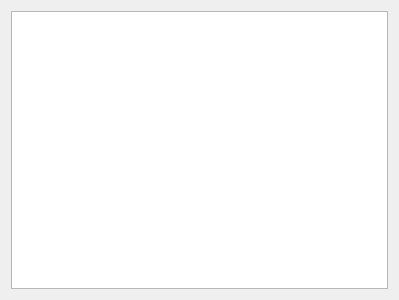
<?xml version="1.0" encoding="UTF-8"?>
<ui version="4.0">
 <class>MainWindow</class>
 <widget class="QMainWindow" name="MainWindow">
  <property name="geometry">
   <rect>
    <x>0</x>
    <y>0</y>
    <width>399</width>
    <height>300</height>
   </rect>
  </property>
  <property name="windowTitle">
   <string>MainWindow</string>
  </property>
  <widget class="QWidget" name="centralWidget">
   <layout class="QGridLayout" name="gridLayout">
    <item row="0" column="0" rowspan="2">
     <widget class="QTextEdit" name="history"/>
    </item>
   </layout>
  </widget>
 </widget>
 <layoutdefault spacing="6" margin="11"/>
 <resources/>
 <connections/>
</ui>
